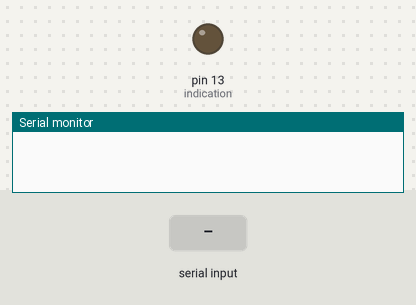
The sketch below on a simulated Arduino Uno, built with avr-gcc and run on an emulated ATmega328P. Parts: output pins drawn as LEDs (lit = HIGH), the last lines printed to the serial monitor. The test bench sets the inputs (shaded band). EEPROM starts erased.

Above: at 1.2 s.
1.3 s: "1" received over Serial
At 2.35 s:
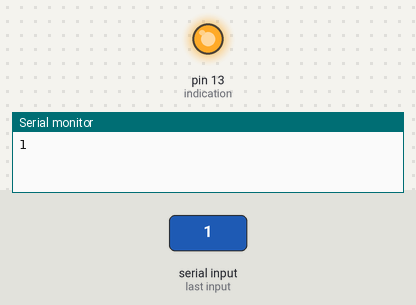
Timing chart, 0 to 4.3 s (numbered marks = the images above; inputs shaded):
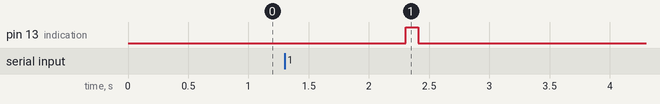

Measured:
- after the input at 1.3 s, pin 13 (indication): LOW → HIGH after 1.0 s, → LOW 0.10 s later

The sketch:

finalaur.ino
```cpp
const int indication = 13;
const int eepromSize = 1024;

void setup() {
  Serial.begin(2400);
  pinMode(indication, OUTPUT);
}

void loop() {
  if (Serial.available()) {
    String data = Serial.readString();

    for (int i = 0; i < data.length(); i++) {
      EEPROM_write(i, data[i]);
    }

    for (int i = 0; i < data.length(); i++) {
      char c = EEPROM_read(i);
      Serial.print(c);

      digitalWrite(indication, HIGH);
      delay(100);
      digitalWrite(indication, LOW);
      delay(100);
    }
  }
}

void EEPROM_write(int address, byte value) {
  while (EECR & (1 << EEPE)) {}
  EEAR = address;
  EEDR = value;
  EECR |= (1 << EEMPE);
  EECR |= (1 << EEPE);
}

byte EEPROM_read(int address) {
  while (EECR & (1 << EEPE)) {}
  EEAR = address;
  EECR |= (1 << EERE);
  return EEDR;
}
```
